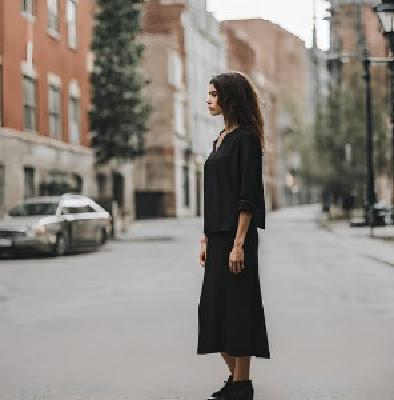
#> input picture resized_front.jpg, 394 x 400 px
$ jupyter execute 'Canny testing smooth edges.ipynb'
#> lines starting #> are read from the running program, lines starting #| are printed output that depends on the picture
#> in main, frame is the input picture: shape (400, 394, 3); mean B, G, R 128.3, 134.8, 141.4
[cell 1]
import cv2

def canny_edge_detection(frame):
	# Convert the frame to grayscale for edge detection
	gray = cv2.cvtColor(frame, cv2.COLOR_BGR2GRAY)
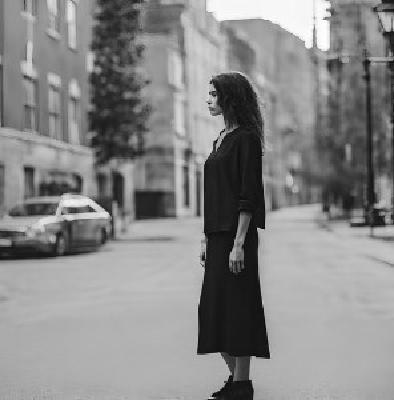
#> gray: shape (400, 394); min 0, max 255, mean 136

	# Apply Gaussian blur to reduce noise and smoothen edges
	blurred = cv2.GaussianBlur(src=gray, ksize=(3, 5), sigmaX=0.5)

	# Perform Canny edge detection
	edges = cv2.Canny(blurred, 80, 135)
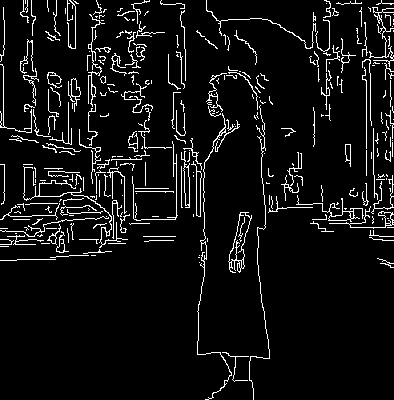
#> edges: shape (400, 394); 6.6% white in thin lines or dots

	return blurred, edges

def main():
	# Open the default webcam

	frame = cv2.imread('resized_front.jpg')

		# Perform Canny edge detection on the frame
	blurred, edges = canny_edge_detection(frame)

		# Display the original frame and the edge-detected frame
		#cv2.imshow("Original", frame)
	cv2.imshow("Blurred", blurred)
	cv2.imshow("Edges", edges)

#		 Show and exit
	cv2.waitKey(0)
	cv2.destroyAllWindows()
#call main function
if __name__ == "__main__":
	main()

$ run again, with fyf processing.jpg copied over resized_front.jpg
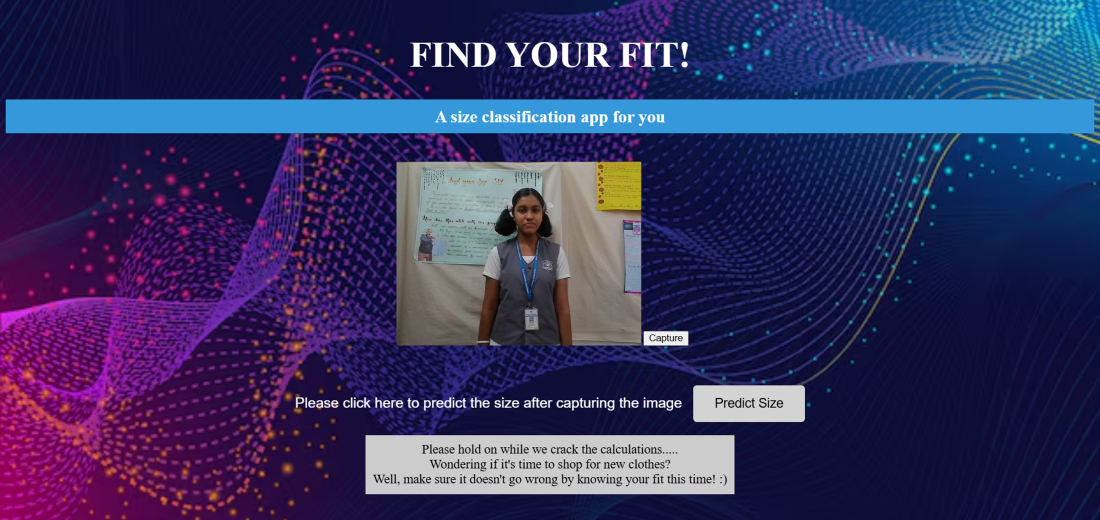
#> input picture fyf processing.jpg, 4400 x 2080 px (shown at 1/4 size)
#> in main, frame is the input picture: shape (2080, 4400, 3); mean B, G, R 96.6, 50.4, 52
#> in canny_edge_detection, `gray = cv2.cvtColor(frame, cv2.COLOR_BGR2GRAY)`:
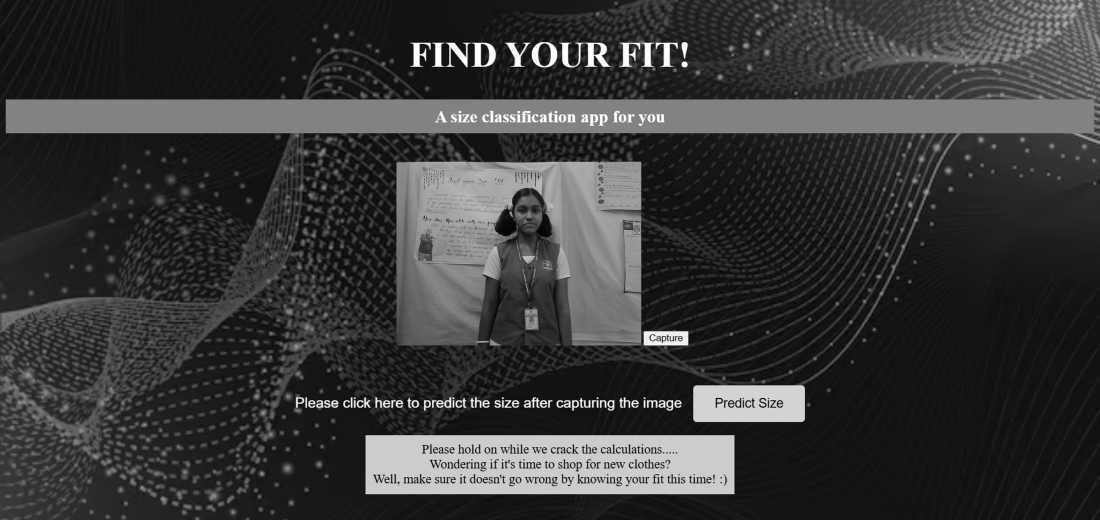
#> gray: shape (2080, 4400) (shown at 1/4 size); min 0, max 255, mean 56.1
#> in canny_edge_detection, `edges = cv2.Canny(blurred, 80, 135)`:
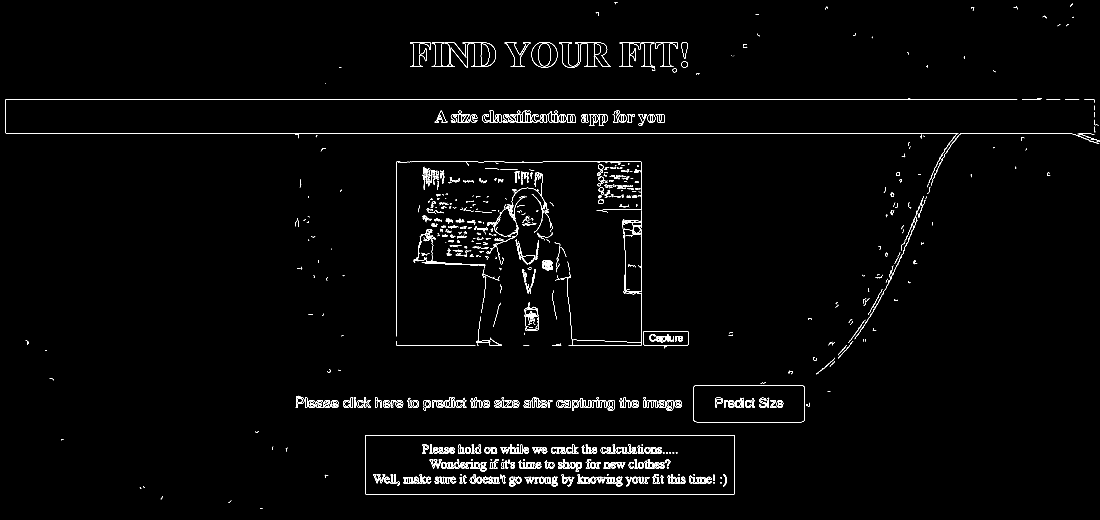
#> edges: shape (2080, 4400) (shown at 1/4 size); 0.93% white in thin lines or dots

$ run again, with hands_sample.jpg copied over resized_front.jpg
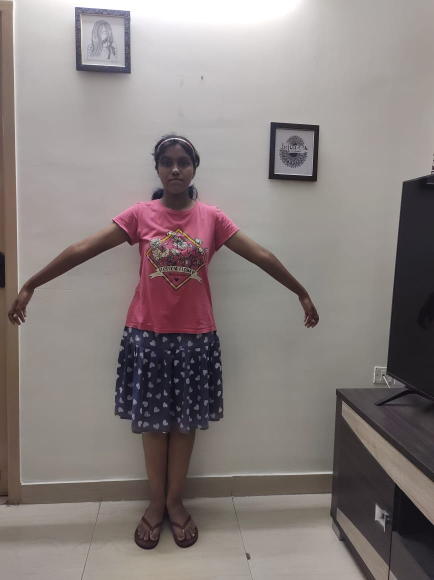
#> input picture hands_sample.jpg, 868 x 1160 px (shown at 1/2 size)
#> in main, frame is the input picture: shape (1160, 868, 3); mean B, G, R 126.7, 128.3, 136.9
#> in canny_edge_detection, `gray = cv2.cvtColor(frame, cv2.COLOR_BGR2GRAY)`:
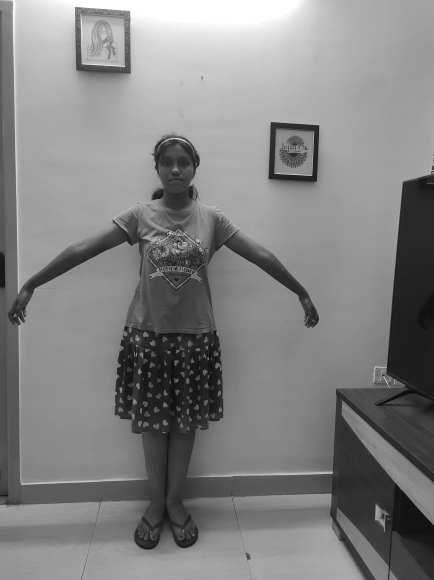
#> gray: shape (1160, 868) (shown at 1/2 size); min 2, max 255, mean 130.6
#> in canny_edge_detection, `edges = cv2.Canny(blurred, 80, 135)`:
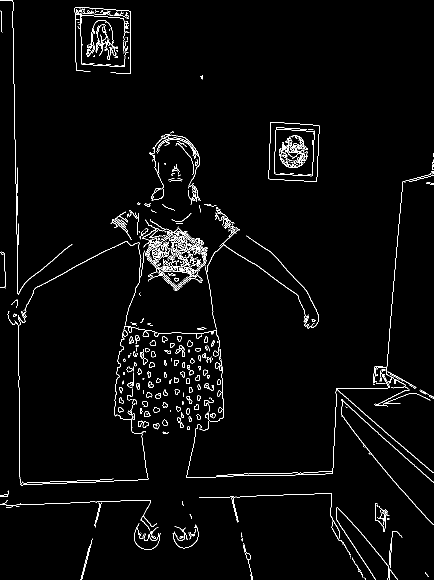
#> edges: shape (1160, 868) (shown at 1/2 size); 2.5% white in thin lines or dots
